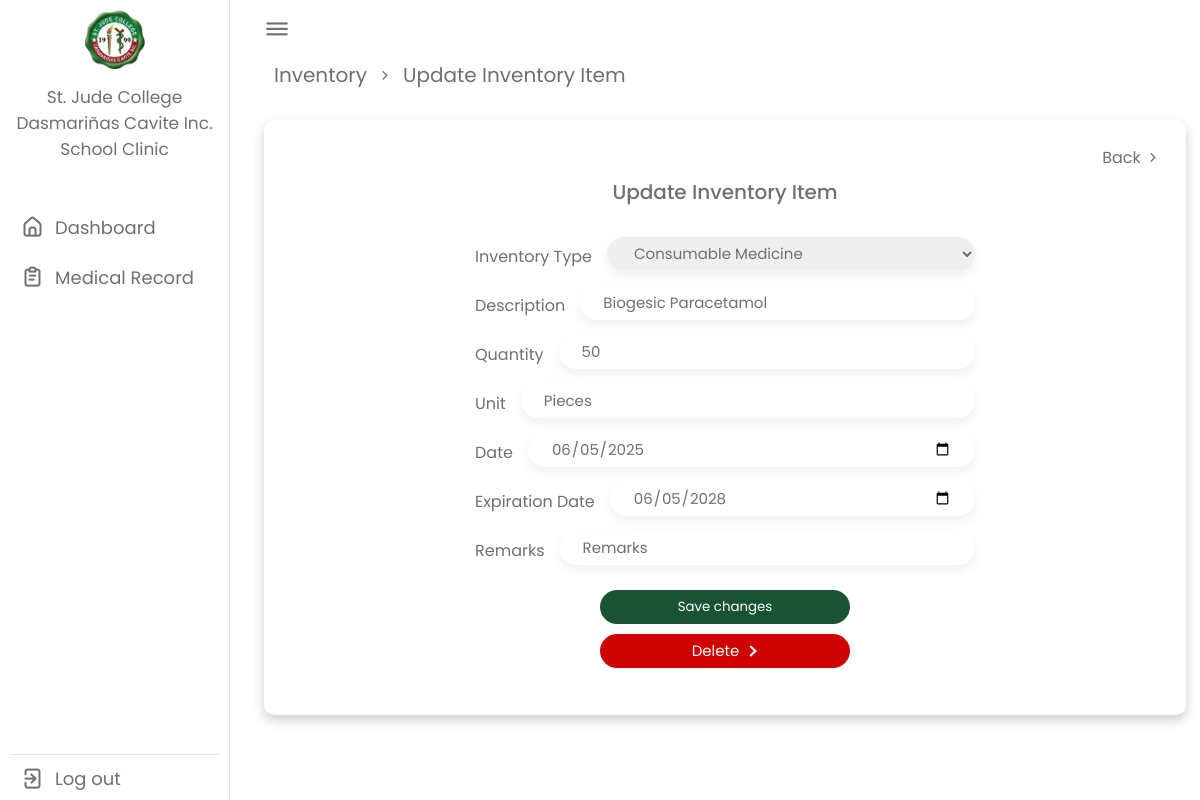
Screenshot of /inventory/2/update/ with the database file from the repository.
### app/models.py (models this page shows, shortened)
class Inventory(models.Model):
    INVENTORY_TYPE_CHOICES = [
        ("consumable_medicine", "Consumable Medicine"),
        ("medical_supply", "Medical Supply"),
        ("medical_instrument", "Medical Instrument"),
    ]
    inventory_type = models.CharField(
        max_length=50, choices=INVENTORY_TYPE_CHOICES, default="consumable_medicine"
    )
    description = models.CharField(max_length=255)
    quantity = models.PositiveIntegerField(default=1)
    unit = models.CharField(max_length=255, default="")
    arrival_date = models.DateField(default=datetime.date.today)
    expiration_date = models.DateField(blank=True, null=True)
    remarks = models.TextField(blank=True, null=True)

### app/views.py (the view)
# urls.py: path('inventory/<int:pk>/update/', InventoryUpdateView.as_view(), name='inventory_update'),
class InventoryUpdateView(UpdateView):
    model = Inventory
    fields = [
        "inventory_type",
        "description",
        "quantity",
        "unit",
        "arrival_date",
        "expiration_date",
        "remarks",
    ]
    template_name = "app/inventory_update.html"
    success_url = reverse_lazy("inventory")
    def get_context_data(self, **kwargs):
        context = super().get_context_data(**kwargs)
        context["inventory"] = self.object  # This is good for consistency
        return context

### app/templates/app/inventory_update.html (shortened to what this page needs)
{% extends 'app/base.html' %}
{% load static %}
{% block content %}
    <div class="dash-content">
        <div class="overview">
            <div class="title">
                <a href="{% url 'inventory' %}"><span class="text">Inventory</span></a><i
                    class="uil uil-angle-right-b"></i>
                <span class="text">Update Inventory Item</span>
            </div>
            <div class="table_box">
                <div class="back">
                    <a href="{% url 'inventory' %}">Back <i class="uil uil-angle-right-b"></i></a>
                </div>
                <div class="table_container">
                    <div class="create_body">
                        <div class="create">
                            <div class="title">
                                <span class="form-title">Update Inventory Item</span>
                            </div>
                            <form method="POST" action="{% url 'inventory_update' object.pk %}">
                                <div class="input-box">
                                    <label for="inventory_type">Inventory Type</label>
                                    <select id="inventory_type" name="inventory_type" required>
                                        <option value="consumable_medicine"
                                                {% if inventory.inventory_type == 'consumable_medicine' %}
                                                selected {% endif %}>Consumable Medicine
                                        </option>
                                    </select>
                                </div>
                                <div class="input-box">
                                    <label for="description">Description</label>
                                    <input type="text" class="input-field" id="description" name="description"
                                           placeholder="Description" value="{{ inventory.description }}" required/>
                                </div>
                                <div class="input-box">
                                    <label for="quantity">Quantity</label>
                                    <input type="number" class="input-field" id="quantity" name="quantity"
                                           placeholder="Quantity" value="{{ inventory.quantity }}" required/>
                                </div>
                                <div class="input-box">
                                    <label for="unit">Unit</label>
                                    <input type="text" class="input-field" id="unit" name="unit" placeholder="Unit"
                                           value="{{ inventory.unit }}" required/>
                                </div>
                                <div class="input-box">
                                    <label for="arrival_date">Date</label>
                                    <input type="date" class="input-field"
                                           value="{{ inventory.arrival_date|date:'Y-m-d' }}" id="arrival_date"
                                           name="arrival_date" placeholder="Date" required/>
                                </div>
                                <div class="input-box">
                                    <label for="expiration_date">Expiration Date</label>
                                    <input type="date" class="input-field" id="expiration_date" name="expiration_date"
                                           value="{{ inventory.expiration_date|date:'Y-m-d' }}"
                                           placeholder="Expiration Date"/>
                                </div>
                                <div class="input-box">
                                    <label for="remarks">Remarks</label>
                                    <input type="text" class="input-field" id="remarks" name="remarks"
                                           value="{{ inventory.remarks }}" placeholder="Remarks"/>
                                </div>
                                <div class="input-group">
                                    <div class="input-submit">
                                        <button class="submit-btn" type="submit"><label>Save changes</label></button>
                                    </div>
                                    <div class="delete-btn">
                                        <a href="{% url 'inventory_delete' inventory.pk %}" class="delete">
                                            Delete
                                            <div class="arrow-wrapper">
                                                <div class="arrow"></div>
                                            </div>
                                        </a>
                                    </div>
                                </div>
                            </form>
                        </div>
                    </div>
                </div>
            </div>
        </div>
    </div>
{% endblock %}

### static/css/base.css (style rules this page uses)
:root { --primary-color: #1a5334; --panel-color: #fff; --text-color: #000; --text2-color: #fff; --text3-color: #706f6d; --black-light-color: #707070; --border-color: #e6e5e5; --toggle-color: #ddd; --hover-color: #eceff2; --table-row-hover: #f1f1f1; --box1-color: #27804f; --box2-color: #27804f; --box3-color: #16462b; --arrow-width: 10px; --arrow-stroke: 2px; --tran-05: all 0.5s ease; --tran-03: all 0.3s ease; --tran-02: all 0.2s ease; }
* { margin: 0; padding: 0; box-sizing: border-box; font-family: 'Poppins', sans-serif; }
body { min-height: 100vh; }
.input-box .input-field, select { justify-self: center; width: 90%; height: 34px; font-size: 15px; padding: 0 28px; margin-bottom: 15px; border-radius: 30px; border: none; color: #222; box-shadow: 0 5px 10px 1px rgba(0, 0, 0, 0.05); outline: none; transition: .2s; }
::placeholder { color: #222; }
.input-submit { position: relative; }
.submit-btn { display: flex; justify-self: center; align-self: center; text-align: center; margin: 10px; width: 70%; height: 34px; background: var(--primary-color); border: none; border-radius: 25px; cursor: pointer; transition: .2s; }
.input-submit label { position: absolute; text-align: center; top: 50%; left: 50%; color: #fff; -webkit-transform: translate(-50%, -50%); -ms-transform: translate(-50%, -50%); transform: translate(-50%, -50%); cursor: pointer; }
.dashboard .dash-content { padding-top: 50px; }
.dash-content .title i { color: var(--black-light-color); padding-left: 10px; }
.dash-content .title .text { font-size: 20px; color: var(--black-light-color); margin-left: 10px; }
.table_box { background-color: #ffffff; min-height: 65vh; padding: 25px; border-radius: 10px; box-shadow: 0 5px 12px rgba(0, 0, 0, 0.2); margin-bottom: 30px; }
.table_container { width: 100%; min-height: 65vh; overflow-x: auto; margin: 0; border-radius: 10px; }
::placeholder { color: var(--black-light-color); opacity: 1; }
.delete { display: flex; justify-content: center; align-items: center; text-align: center; box-sizing: border-box; height: 34px; border: 0; border-radius: 3rem; color: #ffffff; padding: 5px 15px; background: #cf0202; display: flex; width: 50%; font-size: 15px; transition: 0.2s background; gap: 0.6em; }
.delete .arrow-wrapper { display: flex; justify-content: center; align-items: center; }
.delete .arrow { margin-top: 1px; width: var(--arrow-width); background: #cf0202; height: var(--arrow-stroke); position: relative; transition: 0.2s; }
.delete .arrow::before { content: ""; box-sizing: border-box; position: absolute; border: solid var(--panel-color); border-width: 0 var(--arrow-stroke) var(--arrow-stroke) 0; display: inline-block; top: -3px; right: 3px; transition: 0.2s; padding: 3px; transform: rotate(-45deg); }

### rows the page displays
Inventory: inventory_type "Consumable Medicine", description "Biogesic Paracetamol", quantity "50", unit "Pieces", arrival_date "06/05/2025", expiration_date "06/05/2028"
